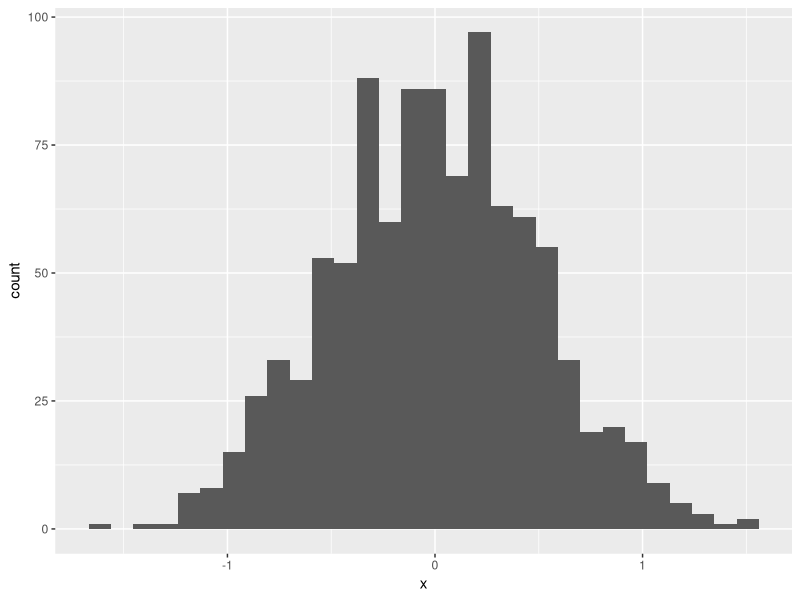
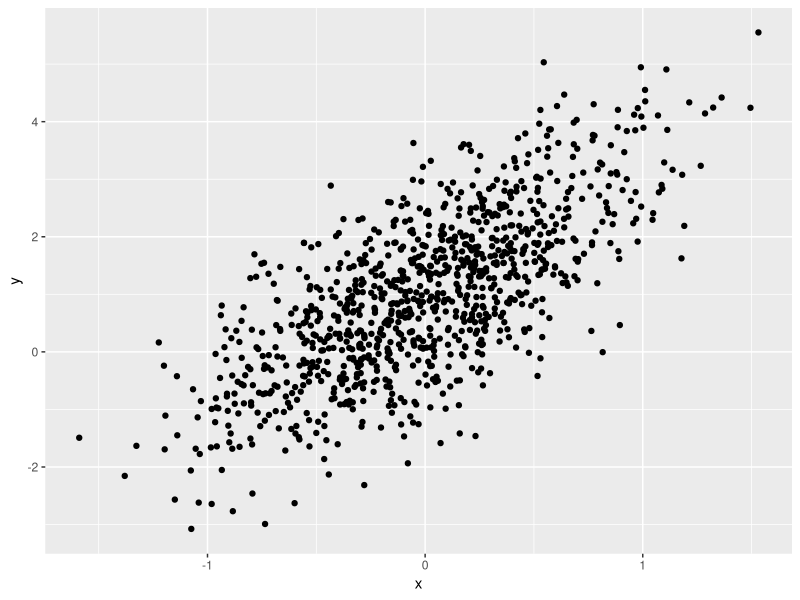

These charts were generated, in order, by the following R code:
## ---- chunk 1
library(tidyverse)
## ---- chunk 2

data("penguins", package = "palmerpenguins")

# code to get all column names
columns_names = colnames(penguins)

# code to find the notable values of categorial variables
species_types = unique(penguins$species)
island_types = unique(penguins$island)
sex_types = unique(penguins$sex)
years_included = unique(penguins$year)

# code to find the number of rows and columns
col_num = ncol(penguins)
row_num = nrow(penguins)

# code to find the mean flipper length
mean_flipper_length = mean(penguins$flipper_length_mm, na.rm = TRUE)


plot_df = tibble(
  x = rnorm(1000, sd = .5),
  y = 1 + 2 * x + rnorm(1000)
)
## ---- chunk 3
ggplot(plot_df, aes(x = x)) + geom_histogram()
## ---- chunk 4
ggplot(plot_df, aes(x = x, y = y)) + geom_point()
